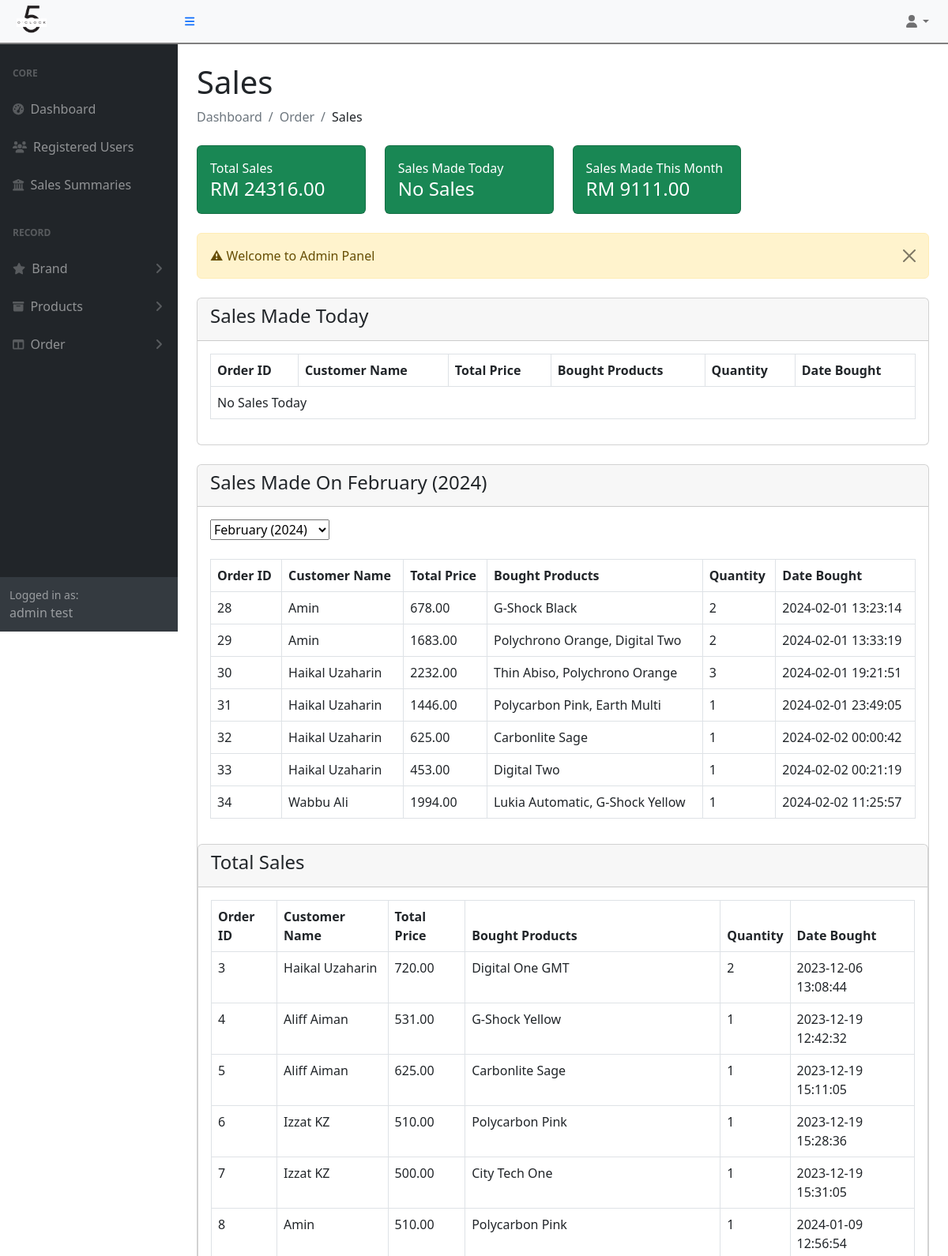
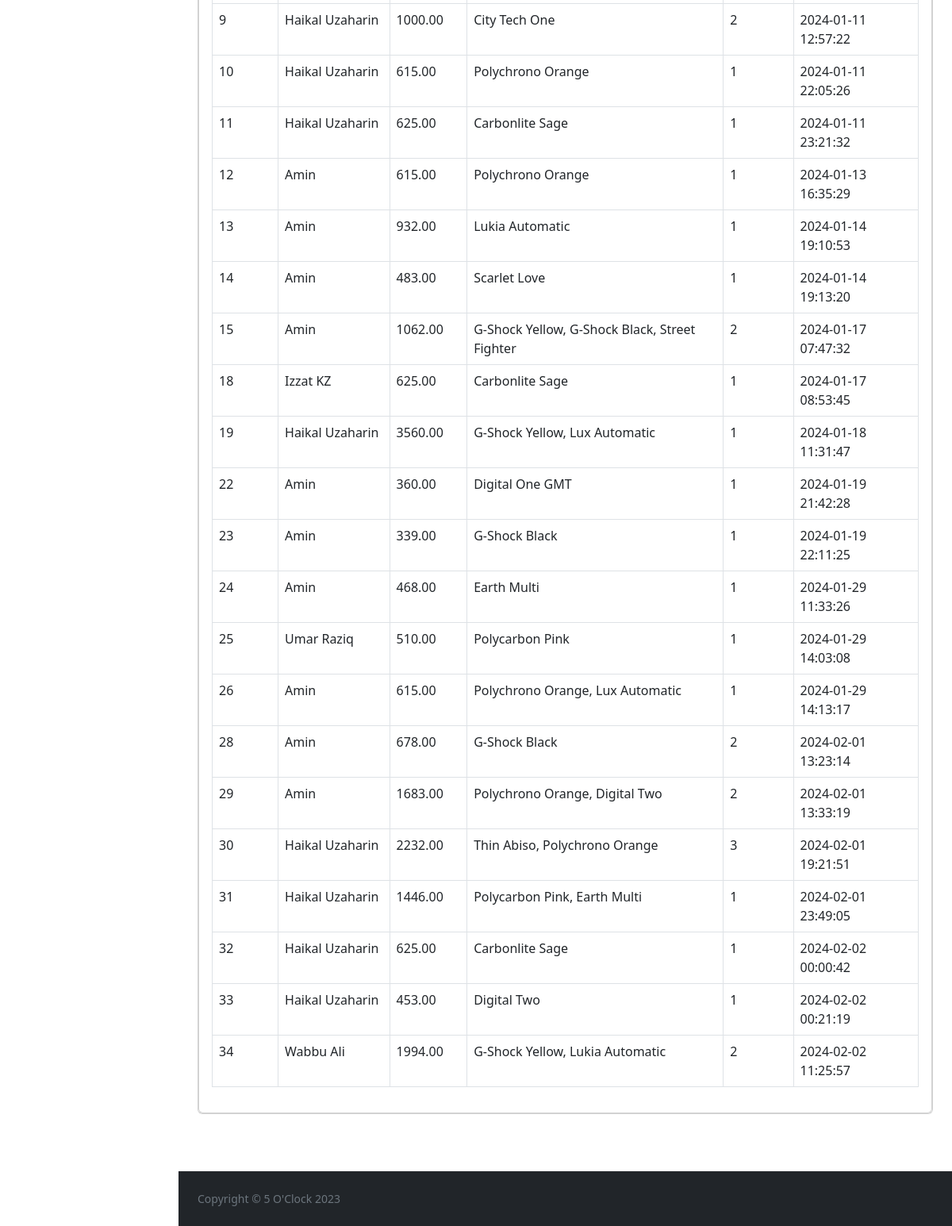
/ecommerce/admin/sales.php (signed in), run on the app's committed database (2 pictures, top to bottom).
### tables this page shows
CREATE TABLE `orders` (
  `order_id` int(11) NOT NULL,
  `cust_id` int(11) NOT NULL,
  `grand_total` float(10,2) NOT NULL,
  `created_at` datetime NOT NULL DEFAULT current_timestamp(),
  `status` enum('Payment Completed','Packing','Preparing To Ship','Picked Up By Courier','Delivered') NOT NULL DEFAULT 'Payment Completed',
  `tracking` varchar(100) DEFAULT NULL,
  `destination_id` int(11) NOT NULL,
  `payment_option` varchar(255) NOT NULL
);

CREATE TABLE `order_details` (
  `order_id` int(11) NOT NULL,
  `product_id` int(11) NOT NULL,
  `quantity` int(11) DEFAULT NULL
);

CREATE TABLE `customers` (
  `cust_id` int(11) NOT NULL,
  `email` varchar(30) NOT NULL,
  `password` varchar(30) NOT NULL,
  `fullname` varchar(191) NOT NULL,
  `created_at` datetime NOT NULL DEFAULT current_timestamp()
);

### ecommerce/admin/sales.php (the view, shortened to what this page needs)
<?php
include('authentication.php');
include('includes/header.php');
?>
<div class="container-fluid px-4">
    <h1 class="mt-4">Sales</h1>
    <ol class="breadcrumb mb-4">
        <li class="breadcrumb-item active">Dashboard</li>
        <li class="breadcrumb-item active">Order</li>
        <li class="breadcrumb-item">Sales</li>
    </ol>
    <div class="row">
        <div class="col-md-3">
        <a href="#totalAll" style="text-decoration: none;">
            <div class="card bg-success text-white mb-4">
                <div class="card-body">Total Sales
                    <?php
                    $total_sales_query = "SELECT SUM(grand_total) AS total_sales
                                        FROM orders";
                    $total_sales_query_run = mysqli_query($con, $total_sales_query);
                    $total_sales = mysqli_fetch_assoc($total_sales_query_run)['total_sales'];
                    if ($total_sales) {
                        echo '<h4 class="mb-0">RM ' . $total_sales . '</h4>';
                    } else {
                        echo '<h4 class="mb-0">No Sales</h4>';
                    }
                    ?>
                </div>
            </div></a>
        </div>
        <div class="col-md-3">
            <a href="#totalToday" style="text-decoration: none;">
            <div class="card bg-success text-white mb-4">
                <div class="card-body">Sales Made Today
                    <?php
                    $today = date('Y-m-d');
                    $total_sales_today_query = "SELECT SUM(grand_total) AS total_sales_today
                                                FROM orders
                                                WHERE DATE(created_at) = '$today'";
                    $total_sales_today_query_run = mysqli_query($con, $total_sales_today_query);
                    $total_sales_today = mysqli_fetch_assoc($total_sales_today_query_run)['total_sales_today'];
                    if ($total_sales_today) {
                        echo '<h4 class="mb-0">RM ' . $total_sales_today . '</h4>';
                    } else {
                        echo '<h4 class="mb-0">No Sales</h4>';
                    }
                    ?>
                </div>
            </div></a>
        </div>
        <div class="col-md-3">
            <a href="#totalMonth" style="text-decoration: none;">
            <div class="card bg-success text-white mb-4">
                <div class="card-body">Sales Made This Month
                    <?php
                    $current_month = date('Y-m');
                    $total_sales_month_query = "SELECT SUM(grand_total) AS total_sales_month
                                                FROM orders
                                                WHERE DATE_FORMAT(created_at, '%Y-%m') = '$current_month'";
                    $total_sales_month_query_run = mysqli_query($con, $total_sales_month_query);
                    $total_sales_month = mysqli_fetch_assoc($total_sales_month_query_run)['total_sales_month'];
                    if ($total_sales_month) {
                        echo '<h4 class="mb-0">RM ' . $total_sales_month . '</h4>';
                    } else {
                        echo '<h4 class="mb-0">No Sales</h4>';
                    }
                    ?>
                </div>
            </div></a>
        </div>
    </div>
    <div class="row">
        <div class="col-md-12">
            <?php include('message.php'); ?>
            <div  class="card mt-4">
                <div id="totalToday" class="card-header">
                    <h4>Sales Made Today</h4>
                </div>
                <div class="card-body">
                    <table class="table table-bordered">
                        <thead>
                            <tr>
                                <th>Order ID</th>
                                <th>Customer Name</th>
                                <th>Total Price</th>
                                <th>Bought Products</th>
                                <th>Quantity</th>
                                <th>Date Bought</th>
                            </tr>
                        </thead>
                        <tbody>
                            <?php
                            $today = date('Y-m-d');
                            $query = "SELECT o.*, od.*, c.fullname, p.price,
                                    GROUP_CONCAT(p.name SEPARATOR ', ') AS bought_products
                                    FROM orders o
                                    INNER JOIN customers c ON c.cust_id = o.cust_id
                                    INNER JOIN order_details od ON od.order_id = o.order_id
                                    INNER JOIN products p ON p.product_id = od.product_id
                                    WHERE DATE(o.created_at) = '$today'
                                    GROUP BY o.order_id, o.cust_id";
                            $query_run = mysqli_query($con, $query);
                            if(mysqli_num_rows($query_run) > 0)
                            {
                                foreach($query_run as $row)
                                {
                                    ?>
                                    <tr>
                                        <td><?= $row['order_id'] ?></td>
                                        <td><?= $row['fullname'] ?></td>
                                        <td><?= $row['grand_total'] ?></td>
                                        <td><?= $row['bought_products'] ?></td>
                                        <td><?= $row['quantity'] ?></td>
                                        <td><?= $row['created_at'] ?></td>
                                    </tr>
                                    <?php
                                }
                            }
                            else
                            {
                                ?>
                                <tr>
                                    <td colspan="6">No Sales Today</td>
                                </tr>
                                <?php
                            }
                            ?>
                        </tbody>
                    </table>
                </div>
            </div>
            <div id="totalMonth" class="card mt-4">
                <div class="card-header">
                    <?php
                    $selected_month = isset($_GET['month']) ? $_GET['month'] : date('Y-m');
                    $month_name = date("F", strtotime($selected_month));
                    $year = date("Y", strtotime($selected_month));
                    ?>
                    <h4>Sales Made On <?php echo $month_name . " (" . $year . ")"; ?></h4>
                </div>
                <div class="card-body">
                    <form method="get">
                        <select name="month" onchange="this.form.submit()">
                            <?php
                            $query = "SELECT DISTINCT DATE_FORMAT(created_at, '%Y-%m') AS month FROM orders ORDER BY month DESC";
                            $query_run = mysqli_query($con, $query);
                            while ($row = mysqli_fetch_assoc($query_run)) {
                                $month = $row['month'];
                                $selected = ($month == $selected_month) ? 'selected' : '';
                                $month_name = date("F", strtotime($month));
                                $year = date("Y", strtotime($month));
                                echo "<option value=\"$month\" $selected>$month_name ($year)</option>";
                            }
                            ?>
                        </select>
                    </form> <br>
                    <table class="table table-bordered">
                        <thead>
                            <tr>
                                <th>Order ID</th>
                                <th>Customer Name</th>
                                <th>Total Price</th>
                                <th>Bought Products</th>
                                <th>Quantity</th>
                                <th>Date Bought</th>
                            </tr>
                        </thead>
                        <tbody>
                            <?php
                            $query = "SELECT o.*, od.*, c.fullname, p.price,
                                    GROUP_CONCAT(p.name SEPARATOR ', ') AS bought_products
                                    FROM orders o
                                    INNER JOIN customers c ON c.cust_id = o.cust_id
                                    INNER JOIN order_details od ON od.order_id = o.order_id
                                    INNER JOIN products p ON p.product_id = od.product_id
                                    WHERE DATE_FORMAT(o.created_at, '%Y-%m') = '$selected_month'
                                    GROUP BY o.order_id, o.cust_id";
                            $query_run = mysqli_query($con, $query);
                            if(mysqli_num_rows($query_run) > 0)
                            {
                                foreach($query_run as $row)
                                {
                                    ?>
                                    <tr>
                                        <td><?= $row['order_id'] ?></td>
                                        <td><?= $row['fullname'] ?></td>
                                        <td><?= $row['grand_total'] ?></td>
                                        <td><?= $row['bought_products'] ?></td>
                                        <td><?= $row['quantity'] ?></td>
                                        <td><?= $row['created_at'] ?></td>
                                    </tr>
                                    <?php
                                }
                            }
                            else
                            {
                                ?>
                                <tr>
                                    <td colspan="6">No Sales This Month</td>
                                </tr>
                                <?php
                            }
                            ?>
                        </tbody>
                    </table>
                </div>
                <div class="card">
                <div id="totalAll" class="card-header">
                    <h4>Total Sales</h4>
                </div>
                <div class="card-body">
                    <table class="table table-bordered">
                        <thead>
                            <tr>
                                <th>Order ID</th>
                                <th>Customer Name</th>
                                <th>Total Price</th>
                                <th>Bought Products</th>
                                <th>Quantity</th>
                                <th>Date Bought</th>
                            </tr>
                        </thead>
                        <tbody>
                            <?php
                            $query = "SELECT o.*, od.*, c.fullname, p.price,
                                    GROUP_CONCAT(p.name SEPARATOR ', ') AS bought_products
                                    FROM orders o
                                    INNER JOIN customers c ON c.cust_id = o.cust_id
                                    INNER JOIN order_details od ON od.order_id = o.order_id
                                    INNER JOIN products p ON p.product_id = od.product_id
                                    GROUP BY o.order_id";
                            $query_run = mysqli_query($con, $query);
                            if(mysqli_num_rows($query_run) > 0)
                            {
                                foreach($query_run as $row)
                                {
                                    ?>
                                    <tr>
                                        <td><?= $row['order_id'] ?></td>
                                        <td><?= $row['fullname'] ?></td>
                                        <td><?= $row['grand_total'] ?></td>
                                        <td><?= $row['bought_products'] ?></td>
                                        <td><?= $row['quantity'] ?></td>
                                        <td><?= $row['created_at'] ?></td>
                                    </tr>
                                    <?php
                                }
                            }
                            else
                            {
                                ?>
                                <tr>
                                    <td colspan="6">No Sales Today</td>
                                </tr>
                                <?php
                            }
                            ?>
                        </tbody>
                    </table>
                </div>
            </div>
            </div>
        </div>
    </div><br><br><br>
</div>
<?php
include('includes/footer.php');
include('includes/scripts.php');
?>

### data on the page
orders: order_details.order_id "28", cust.fullname "Amin", grand_total "678.00", bought_products "G-Shock Black", order_details.quantity "2", created_at "2024-02-01 13:23:14"
orders: order_details.order_id "29", cust.fullname "Amin", grand_total "1683.00", bought_products "Polychrono Orange, Digital Two", order_details.quantity "2", created_at "2024-02-01 13:33:19"
orders: order_details.order_id "30", cust.fullname "Haikal Uzaharin", grand_total "2232.00", bought_products "Thin Abiso, Polychrono Orange", order_details.quantity "3", created_at "2024-02-01 19:21:51"
orders: order_details.order_id "31", cust.fullname "Haikal Uzaharin", grand_total "1446.00", bought_products "Polycarbon Pink, Earth Multi", order_details.quantity "1", created_at "2024-02-01 23:49:05"
orders: order_details.order_id "32", cust.fullname "Haikal Uzaharin", grand_total "625.00", bought_products "Carbonlite Sage", order_details.quantity "1", created_at "2024-02-02 00:00:42"
orders: order_details.order_id "33", cust.fullname "Haikal Uzaharin", grand_total "453.00", bought_products "Digital Two", order_details.quantity "1", created_at "2024-02-02 00:21:19"
orders: order_details.order_id "34", cust.fullname "Wabbu Ali", grand_total "1994.00", bought_products "Lukia Automatic, G-Shock Yellow", order_details.quantity "1", created_at "2024-02-02 11:25:57", bought_products "G-Shock Yellow, Lukia Automatic", order_details.quantity "2"
orders: order_details.order_id "3", cust.fullname "Haikal Uzaharin", grand_total "720.00", bought_products "Digital One GMT", order_details.quantity "2", created_at "2023-12-06 13:08:44"
orders: order_details.order_id "4", cust.fullname "Aliff Aiman", grand_total "531.00", bought_products "G-Shock Yellow", order_details.quantity "1", created_at "2023-12-19 12:42:32"
orders: order_details.order_id "5", cust.fullname "Aliff Aiman", grand_total "625.00", bought_products "Carbonlite Sage", order_details.quantity "1", created_at "2023-12-19 15:11:05"
orders: order_details.order_id "6", cust.fullname "Izzat KZ", grand_total "510.00", bought_products "Polycarbon Pink", order_details.quantity "1", created_at "2023-12-19 15:28:36"
orders: order_details.order_id "7", cust.fullname "Izzat KZ", grand_total "500.00", bought_products "City Tech One", order_details.quantity "1", created_at "2023-12-19 15:31:05"
orders: order_details.order_id "8", cust.fullname "Amin", grand_total "510.00", bought_products "Polycarbon Pink", order_details.quantity "1", created_at "2024-01-09 12:56:54"
orders: order_details.order_id "9", cust.fullname "Haikal Uzaharin", grand_total "1000.00", bought_products "City Tech One", order_details.quantity "2", created_at "2024-01-11 12:57:22"
orders: order_details.order_id "10", cust.fullname "Haikal Uzaharin", grand_total "615.00", bought_products "Polychrono Orange", order_details.quantity "1", created_at "2024-01-11 22:05:26"
orders: order_details.order_id "11", cust.fullname "Haikal Uzaharin", grand_total "625.00", bought_products "Carbonlite Sage", order_details.quantity "1", created_at "2024-01-11 23:21:32"
orders: order_details.order_id "12", cust.fullname "Amin", grand_total "615.00", bought_products "Polychrono Orange", order_details.quantity "1", created_at "2024-01-13 16:35:29"
orders: order_details.order_id "13", cust.fullname "Amin", grand_total "932.00", bought_products "Lukia Automatic", order_details.quantity "1", created_at "2024-01-14 19:10:53"
orders: order_details.order_id "14", cust.fullname "Amin", grand_total "483.00", bought_products "Scarlet Love", order_details.quantity "1", created_at "2024-01-14 19:13:20"
orders: order_details.order_id "15", cust.fullname "Amin", grand_total "1062.00", bought_products "G-Shock Yellow, G-Shock Black, Street Fighter", order_details.quantity "2", created_at "2024-01-17 07:47:32"
orders: order_details.order_id "18", cust.fullname "Izzat KZ", grand_total "625.00", bought_products "Carbonlite Sage", order_details.quantity "1", created_at "2024-01-17 08:53:45"
orders: order_details.order_id "19", cust.fullname "Haikal Uzaharin", grand_total "3560.00", bought_products "G-Shock Yellow, Lux Automatic", order_details.quantity "1", created_at "2024-01-18 11:31:47"
orders: order_details.order_id "22", cust.fullname "Amin", grand_total "360.00", bought_products "Digital One GMT", order_details.quantity "1", created_at "2024-01-19 21:42:28"
orders: order_details.order_id "23", cust.fullname "Amin", grand_total "339.00", bought_products "G-Shock Black", order_details.quantity "1", created_at "2024-01-19 22:11:25"
orders: order_details.order_id "24", cust.fullname "Amin", grand_total "468.00", bought_products "Earth Multi", order_details.quantity "1", created_at "2024-01-29 11:33:26"
orders: order_details.order_id "25", cust.fullname "Umar Raziq", grand_total "510.00", bought_products "Polycarbon Pink", order_details.quantity "1", created_at "2024-01-29 14:03:08"
orders: order_details.order_id "26", cust.fullname "Amin", grand_total "615.00", bought_products "Polychrono Orange, Lux Automatic", order_details.quantity "1", created_at "2024-01-29 14:13:17"

### other printed values
$_SESSION['auth_user']['user_name'] "admin test"
$total_sales "24316.00"
$total_sales_month "9111.00"
$_SESSION['message'] "Welcome to Admin Panel"
$month_name "February"
$year "2024"
form field month "February (2024)"
